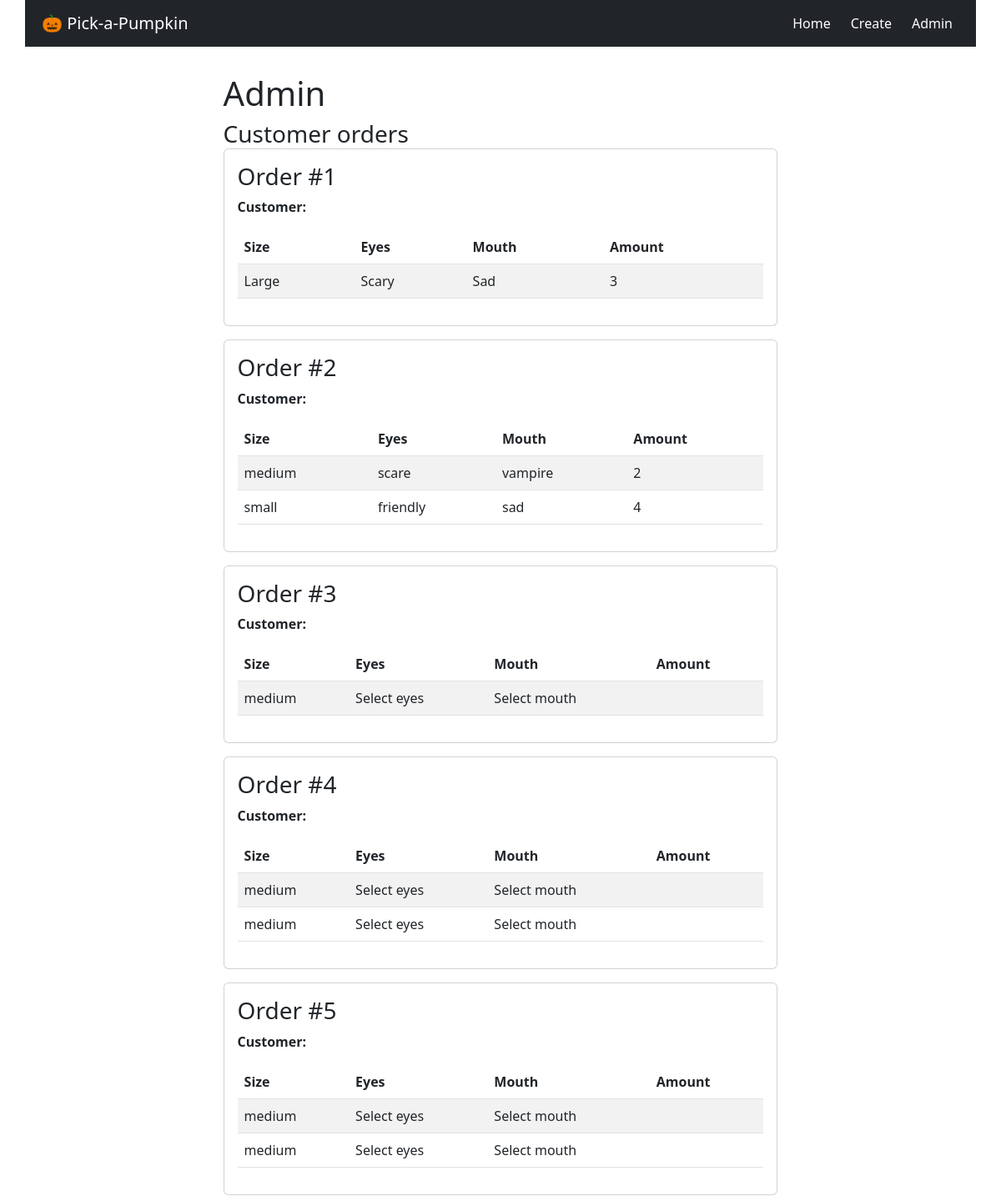
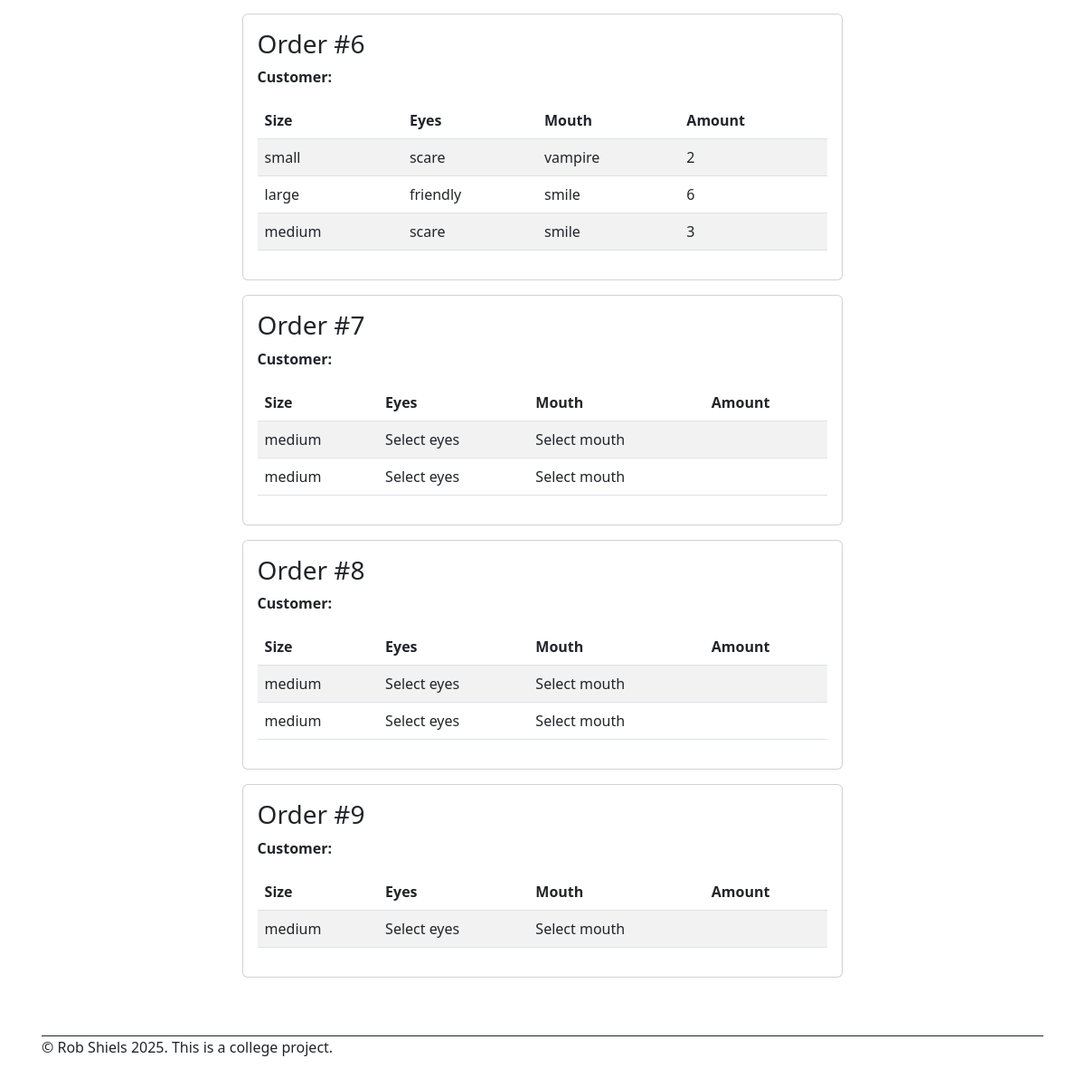
/admin, run on an earlier commit of the app's database (2 pictures, top to bottom).
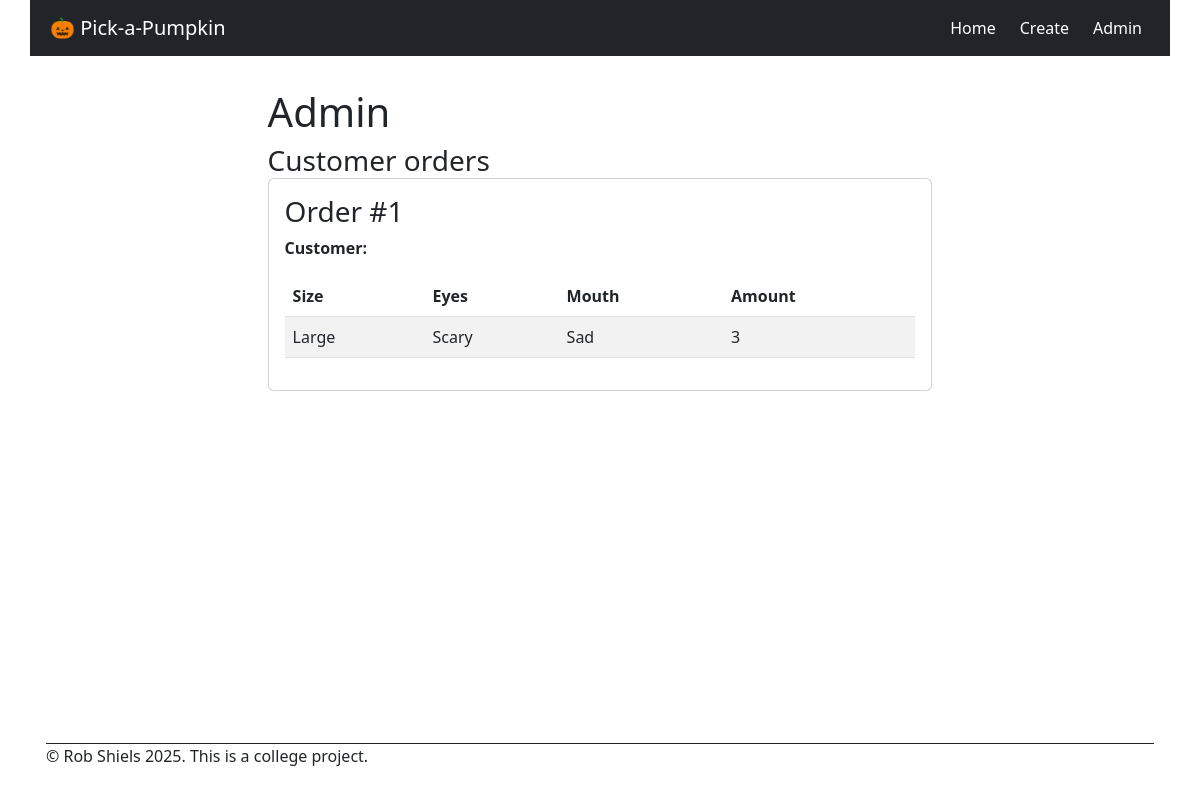
And on a later commit of the database.
### models.py (models this page shows, shortened)
class Order(db.Model):
    __tablename__ = 'order'
    order_id: Mapped[int] = mapped_column(primary_key=True)
    created_at: Mapped[datetime] = mapped_column(nullable=False,  default=lambda: datetime.now(timezone.utc))
    status: Mapped[str] = mapped_column(nullable=True)
    customer_id: Mapped[int] = mapped_column(db.ForeignKey('user.user_id'), nullable=True)
    customer = db.relationship('User', back_populates='orders')
    pumpkins = db.relationship('PumpkinDesign', back_populates='order')  # one-to-many

class PumpkinDesign(db.Model):
    __tablename__ = 'pumpkin_design'
    design_id: Mapped[int] = mapped_column(primary_key=True)
    size: Mapped[str] = mapped_column(nullable=False)
    eyes: Mapped[str] = mapped_column(nullable=False)
    mouth: Mapped[str] = mapped_column(nullable=False)
    amount: Mapped[int] = mapped_column(nullable=False)
    created_at: Mapped[datetime] = mapped_column(nullable=False,  default=lambda: datetime.now(timezone.utc))
    order_id: Mapped[int] = mapped_column(db.ForeignKey('order.order_id'), nullable=True)  # can be null initially
    order = db.relationship('Order', back_populates='pumpkins')

### app.py (the view)
@app.route("/admin")
def admin_page():
    orders = Order.query.order_by(Order.order_id).all()
    return render_template("admin.html", orders=orders)

### templates/admin.html
{% extends "base.html" %}
{% block main %}
<div class="title-block">
    <h1>Admin</h1>
</div>
        <h3 class="card-title">Customer orders</h3>
        {% for order in orders %}
        <div class="card mb-3 p-3">
            <h3>Order #{{ order.order_id }}</h3>
            <p><strong>Customer:</strong> {{ order.customer_name }}</p>
            {% if order.pumpkins %}
            <table class="table table-striped">
                <thead>
                    <tr>
                        <th>Size</th>
                        <th>Eyes</th>
                        <th>Mouth</th>
                        <th>Amount</th>
                    </tr>
                </thead>
                <tbody>
                    {% for pumpkin in order.pumpkins %}
                    <tr>
                        <td>{{ pumpkin.size }}</td>
                        <td>{{ pumpkin.eyes }}</td>
                        <td>{{ pumpkin.mouth }}</td>
                        <td>{{ pumpkin.amount }}</td>
                    </tr>
                    {% endfor %}
                </tbody>
            </table>
            {% else %}
            <p class="text-muted">No pumpkins for this order yet.</p>
            {% endif %}
        </div>
        {% endfor %}
{% endblock %}

### templates/base.html (shortened to what this page needs)
<!DOCTYPE html>
<html lang="en">
<head>
  <link rel="stylesheet" href="https://cdn.jsdelivr.net/npm/bootstrap@5.2.3/dist/css/bootstrap.min.css"
>
  <link rel="stylesheet" href="{{ url_for('static', filename='css/style.css') }}">
</head>
<body>
  <div id="wrapper">
    <nav class="navbar navbar-expand-lg navbar-dark bg-dark p-2">
      <div class="container-fluid">
        <a class="navbar-brand" href="{{ url_for('index') }}">
          🎃
             Pick-a-Pumpkin
        </a>
        <div class="collapse navbar-collapse" id="navbarNav">
          <ul class="navbar-nav ms-auto gap-2">
            <li class="nav-item">
              <a class="nav-link active" aria-current="page" href="{{ url_for('index') }}">Home</a>
            </li>
            <li class="nav-item">
              <a class="nav-link active" href="{{ url_for('create_pumpkin_page') }}">Create</a>
            </li>
            <li class="nav-item">
              <a class="nav-link active" href="{{ url_for('admin_page') }}">Admin</a>
            </li>
          </ul>
        </div>
      </div>
    </nav>
    <main>
      {% block main %}
      {% endblock %}
    </main>
    <footer class="m-3">
      <p>&copy; Rob Shiels 2025. This is a college project.</p>
    </footer>
  </div>
</body>
</html>

### static/css/style.css (style rules this page uses)
* { margin: 0px; padding: 0px; font-size: 16px; }
html { height: 100%; color: white; }
body { margin: 0px; min-height: 100vh; }
nav { grid-area: nav; }
main { grid-area: main; }
footer { grid-area: footer; }
#wrapper { min-height: 100vh; margin-left: auto; margin-right: auto; background-color: white; display: grid; gap: 16px; grid-template-rows: auto 1fr auto; grid-template-areas: "nav" "main" "footer"; }
main { padding: 16px 16px; display: flex; flex-wrap: wrap; align-content: center; flex-direction: column; }
footer { border-top: 1px solid #212529; margin-top: auto; }
@media (min-width: 480px) { body { margin: 0px 24px; max-width: 1140px; margin-left: auto; margin-right: auto; } }
@media (min-width: 480px) { .card { width:60%; } }

What changed in the data, as far as the page shows it:
removed Order: order_id "2"
removed PumpkinDesign: size "medium", eyes "scare", mouth "vampire", amount "2"
removed PumpkinDesign: size "small", eyes "friendly", mouth "sad", amount "4", shown under "2"
removed Order: order_id "3"
removed PumpkinDesign: size "medium", eyes "Select eyes", mouth "Select mouth", shown under "3"
removed Order: order_id "4"
removed PumpkinDesign: size "medium", eyes "Select eyes", mouth "Select mouth", shown under "4"
removed PumpkinDesign: size "medium", eyes "Select eyes", mouth "Select mouth", shown under "4"
removed Order: order_id "5"
removed PumpkinDesign: size "medium", eyes "Select eyes", mouth "Select mouth", shown under "5"
removed PumpkinDesign: size "medium", eyes "Select eyes", mouth "Select mouth", shown under "5"
removed Order: order_id "6"
removed PumpkinDesign: size "small", eyes "scare", mouth "vampire", amount "2", shown under "6"
removed PumpkinDesign: size "large", eyes "friendly", mouth "smile", amount "6"
removed PumpkinDesign: size "medium", eyes "scare", mouth "smile", amount "3", shown under "6"
removed Order: order_id "7"
removed PumpkinDesign: size "medium", eyes "Select eyes", mouth "Select mouth", shown under "7"
removed PumpkinDesign: size "medium", eyes "Select eyes", mouth "Select mouth", shown under "7"
removed Order: order_id "8"
removed PumpkinDesign: size "medium", eyes "Select eyes", mouth "Select mouth", shown under "8"
removed PumpkinDesign: size "medium", eyes "Select eyes", mouth "Select mouth", shown under "8"
removed Order: order_id "9"
removed PumpkinDesign: size "medium", eyes "Select eyes", mouth "Select mouth", shown under "9"
